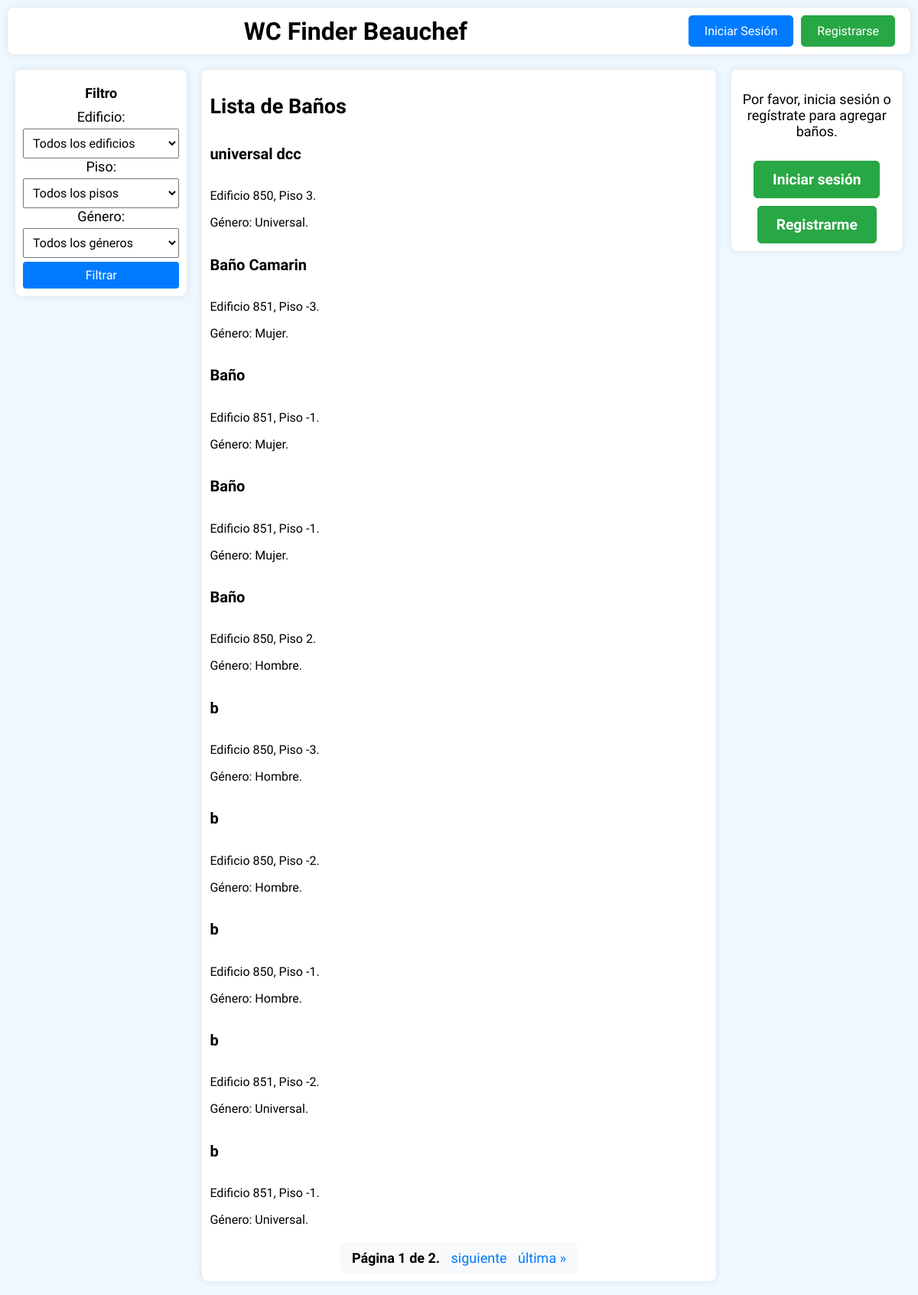
The page / on the database its author committed.
### todoapp/models.py (models this page shows, shortened)
class Bathroom(models.Model):
    GENDER_CHOICES = [
        ('mujer', 'Mujer'),
        ('hombre', 'Hombre'),
        ('universal', 'Universal'),
    ]
    BUILDS_CHOICES = [
        ('850', '850'),
        ('851', '851'),
    ]
    FLOOR_CHOICES = [
        ('-3', '-3'),
        ('-2', '-2'),
        ('-1', '-1'),
        ('1', '1'),
        ('2', '2'),
        ('3', '3'),
        ('4', '4'),
        ('5', '5'),
        ('6', '6'),
        ('7', '7'),
    ]
    name = models.CharField(max_length=100)
    building = models.CharField(max_length=3, choices=BUILDS_CHOICES)
    floor = models.CharField(max_length=2,choices=FLOOR_CHOICES)
    gender = models.CharField(max_length=10, choices=GENDER_CHOICES)
    description = models.CharField(max_length=300)
    image = models.ImageField(upload_to='bathroom_images/', blank=True, null=True)
    publicar = models.BooleanField(default=False)
    latitude = models.FloatField(null=True, blank=True)
    longitude = models.FloatField(null=True, blank=True)

### todoapp/views.py (the view)
# urls.py: 2. Add a URL to urlpatterns:  path('', views.home, name='home')
def home(request):
    bathrooms = Bathroom.objects.filter(publicar=True)
    buildings = Bathroom.objects.values_list('building', flat=True).distinct()
    floors = Bathroom.objects.values_list('floor', flat=True).distinct().order_by('floor')
    genders = [choice[0] for choice in Bathroom.GENDER_CHOICES]
    building_filter = request.GET.get('building')
    floor_filter = request.GET.get('floor')
    bathroom_filter = request.GET.get('bathroom')
    gender_filter = request.GET.get('gender')
    if building_filter:
        bathrooms = bathrooms.filter(building=building_filter)
    if floor_filter:
        bathrooms = bathrooms.filter(floor=floor_filter)
    if bathroom_filter:
        bathrooms = bathrooms.filter(name=bathroom_filter)
    if gender_filter:
        bathrooms = bathrooms.filter(gender=gender_filter)
    available_bathrooms = bathrooms.values_list('name', flat=True)
    paginator = Paginator(bathrooms, 10)  # 10 baños por página
    page = request.GET.get('page')
    try:
        bathrooms = paginator.page(page)
    except PageNotAnInteger:
        bathrooms = paginator.page(1)
    except EmptyPage:
        bathrooms = paginator.page(paginator.num_pages)
    context = {
        'bathrooms': bathrooms,
        'buildings': buildings,
        'floors': floors,
        'available_bathrooms': available_bathrooms,
        'genders': genders,
        'selected_building': building_filter,
        'selected_floor': floor_filter,
        'selected_bathroom': bathroom_filter,
        'selected_gender': gender_filter,
    }
    if request.is_ajax():
        return render(request, 'todoapp/home.html', context)
    return render(request, 'todoapp/home.html', context)

### todoapp/templates/todoapp/home.html (shortened to what this page needs)
{% extends 'todoapp/navbar.html' %}
{% block extra_css %}
{% load static %}
<link rel="stylesheet" type="text/css" href="{% static 'css/home.css' %}">
{% endblock %}
{% block content %}
    <div class="window-container filter-container">
        <aside class="filter">
            <h4>Filtro</h4>
            <form method="get" id="filterForm">
                <label for="building">Edificio:</label>
                <select name="building" id="building">
                    <option value="">Todos los edificios</option>
                </select>
                <label for="floor">Piso:</label>
                <select name="floor" id="floor">
                    <option value="">Todos los pisos</option>
                </select>
                <label for="gender">Género:</label>
                <select name="gender" id="gender">
                    <option value="">Todos los géneros</option>
                </select>
                <button type="submit">Filtrar</button>
            </form>
        </aside>
    </div>
    <div class="window-container bathroom-list-container">
        <section class="bathroom-list">
            <h2>Lista de Baños</h2>
            <div id="bathroom-list">
                {% for bathroom in bathrooms %}
                <a href="/bathroom/{{ bathroom.id}}" class="card-link">
                    <div class="card-body">
                        <h5 class="card-title">{{ bathroom.name }}</h5>
                        <p class="card-text">Edificio {{ bathroom.building }}, Piso {{ bathroom.floor }}.</p>
                        <p class="card-text">Género: {{ bathroom.get_gender_display }}.</p>
                    </div>
                </a>
                {% endfor %}
                <div class="pagination">
                    <span class="step-links">
                        <span class="current">
                            Página {{ bathrooms.number }} de {{ bathrooms.paginator.num_pages }}.
                        </span>
                        {% if bathrooms.has_next %}
                            <a href="?page={{ bathrooms.next_page_number }}" class="pagination-link" data-page="{{ bathrooms.next_page_number }}">siguiente</a>
                            <a href="?page={{ bathrooms.paginator.num_pages }}" class="pagination-link" data-page="{{ bathrooms.paginator.num_pages }}">última &raquo;</a>
                        {% endif %}
                    </span>
                </div>
            </div>
        </section>
    </div>
    <div class="window-container add-button-container">
        <aside class="add-button">
            {% if request.user.is_authenticated %}
                <p class="add-button-text">¿No encuentras tu baño preferido? ¡Agrega tu baño aquí!</p>
                <a class="btn btn-primary btn-block" href="/add_bathroom">Agregar Baño</a>
            {% else %}
                <p>Por favor, inicia sesión o regístrate para agregar baños.</p>
                <a class="btn btn-primary btn-block login-btn" href="/login">Iniciar sesión</a>
                <a class="btn btn-primary btn-block register-btn" href="/register">Registrarme</a>
            {% endif %}
        </aside>
    </div>
{% endblock %}

### todoapp/static/css/home.css (style rules this page uses)
:root { --font-main: 'Mulish', sans-serif; --color-primary: #007bff; --color-primary-dark: #0056b3; --color-success: #28a745; --color-success-dark: #218838; --color-border: #ccc; --color-bg: #ffffff; --color-shadow: rgba(0, 0, 0, 0.1); --color-bg-light-gray: #f8f9fa; --color-aliceblue: #f0f8ff; }
body { font-family: var(--font-main); background-color: var(--color-aliceblue); margin: 0; padding: 0; font-size: 18px; }
.window-container { background-color: white; color: black; padding: 10px 20px; border-radius: 8px; box-shadow: 0px 0px 10px var(--color-shadow); margin: 10px; }
.filter-container { flex: 1 1 20%; padding: 10px; box-sizing: border-box; display: flex; flex-direction: column; align-items: center; text-align: center; }
.filter { display: flex; flex-direction: column; align-items: center; }
.filter h4 { margin: 0; padding: 10px; }
.filter select, .filter button { width: 100%; padding: 8px; margin-top: 5px; font-size: 16px; font-family: inherit; }
.filter button { background-color: #007bff; color: white; border: none; border-radius: 4px; cursor: pointer; }
.bathroom-list-container { flex: 1 1 60%; padding: 10px; box-sizing: border-box; }
.card-title { font-size: 20px; }
.card-text { font-size: 16px; }
.card-link { text-decoration: none; color: inherit; display: block; }
.add-button-container { flex: 1 1 20%; padding: 10px; box-sizing: border-box; }
.add-button { display: flex; flex-direction: column; align-items: center; text-align: center; text-decoration: none; }
.add-button .btn { background-color: var(--color-success); border: 1px solid var(--color-success); color: white; padding: 12px 24px; font-size: 1.2rem; border-radius: 5px; text-align: center; display: block; margin-top: 10px; font-weight: bold; transition: background-color 0.3s ease, border-color 0.3s ease; text-decoration: none; }
.login-btn { background-color: var(--color-primary); border-color: var(--color-primary); }
.register-btn { background-color: var(--color-success); border-color: var(--color-success); }
.pagination { text-align: center; margin-top: 20px; }
.pagination .step-links { display: inline-block; padding: 10px; border-radius: 8px; background-color: var(--color-bg-light-gray); }
.pagination a { color: var(--color-primary); text-decoration: none; margin: 0 5px; }
.pagination .current { font-weight: bold; margin: 0 5px; }

### rows shown on the page
Bathroom: name "universal dcc", building "850", floor "3", gender "Universal"
Bathroom: name "Baño Camarin", building "851", floor "-3", gender "Mujer"
Bathroom: name "Baño", building "851", floor "-1", gender "Mujer"
Bathroom: name "Baño", building "851", floor "-1", gender "Mujer"
Bathroom: name "Baño", building "850", floor "2", gender "Hombre"
Bathroom: name "b", building "850", floor "-3", gender "Hombre"
Bathroom: name "b", building "850", floor "-2", gender "Hombre"
Bathroom: name "b", building "850", floor "-1", gender "Hombre"
Bathroom: name "b", building "851", floor "-2", gender "Universal"
Bathroom: name "b", building "851", floor "-1", gender "Universal"

### other values the page prints
{{ bathrooms.number }} "1"
{{ bathrooms.paginator.num_pages }} "2"
